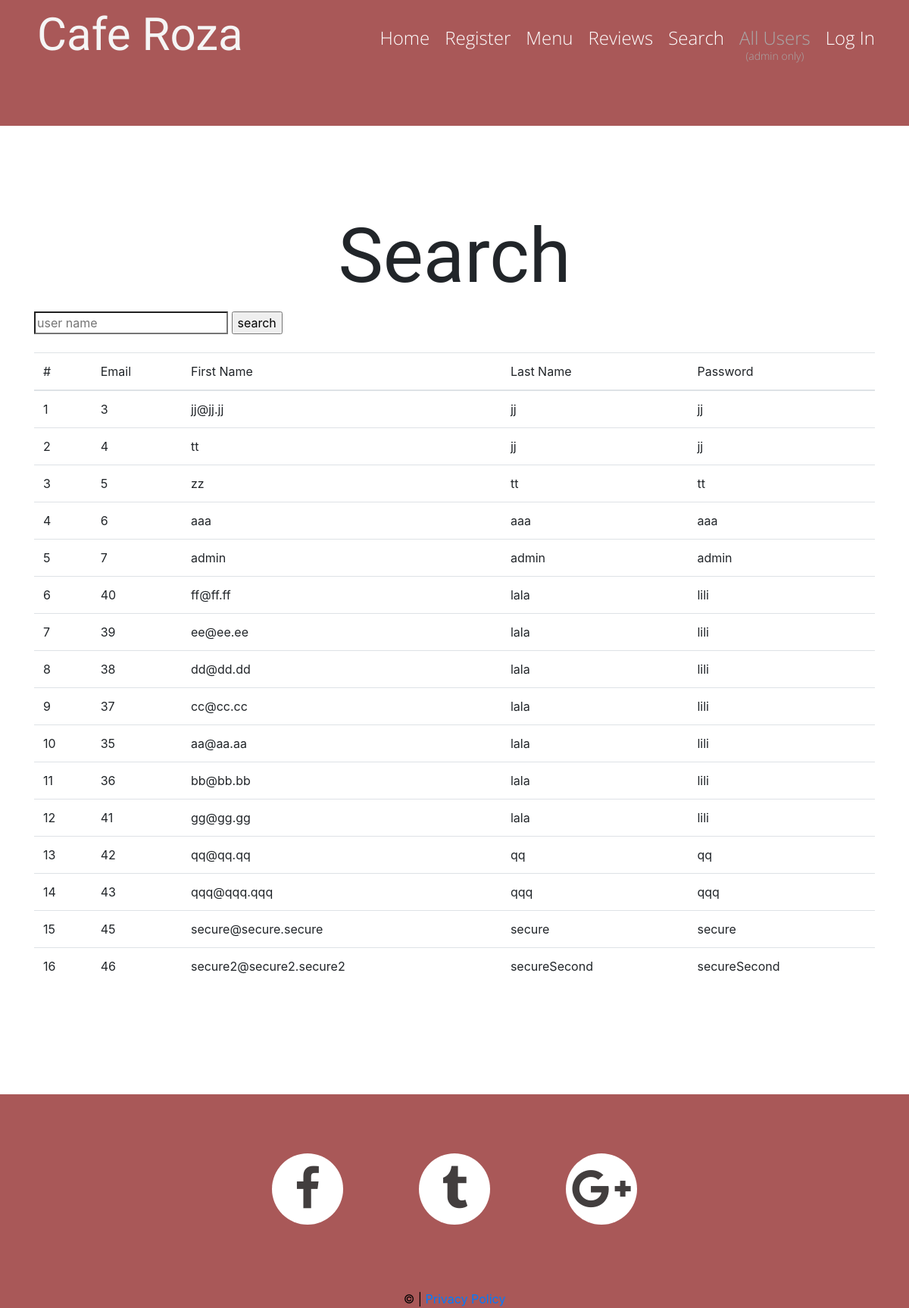
The app's page /temp_search.php with its own data.
### tables this page shows
CREATE TABLE IF NOT EXISTS `users` (
  `id` int(11) NOT NULL AUTO_INCREMENT,
  `email` varchar(255) NOT NULL,
  `firstName` varchar(40) NOT NULL,
  `lastName` varchar(40) NOT NULL,
  `password` varchar(255) NOT NULL,
  `created_at` datetime NOT NULL DEFAULT CURRENT_TIMESTAMP,
  PRIMARY KEY (`id`)
);

### config.php (called while the page is built, shortened)
<?php
if (isset($_COOKIE['rozacafe'])) {
    $session_arr = break_cookie($_COOKIE['rozacafe']);
}
else {
  $session_arr = array(
      'loggedin' => 'false',
      'id' => '0',
      'email' => '',
      'firstName' => ''
  );
}
?>

### temp_search.php (the view, shortened to what this page needs)
<?php
require_once "config.php";
?>
<!DOCTYPE html>
<html lang="en">
<head>
    <link rel="stylesheet" href="css/grid.css">
    <link rel="stylesheet" href="css/style.css">
    <link rel="stylesheet" href="css/contact-form.css">
    <link rel="stylesheet" href="admin/bootstrap.min.css">
</head>
<body>
<div class="page">
    <header>
        <?php include "menu.inc"; ?>
    </header>
    <main>
        <section class="well well__offset-3">
            <div class="container">
                <h2><em>Search</em></h2>
                <br>
                <form method="post" action="<?php echo htmlspecialchars($_SERVER["PHP_SELF"]); ?>">
                    <input id="username" type="search" placeholder="user name" name="username">
                    <input type="submit" value="search" name="submit">
                </form>
                <br>
                <div class="table-responsive">
                    <table class="table">
                        <thead>
                        <tr>
                            <th scope="col">#</th>
                            <th scope="col">Email</th>
                            <th scope="col">First Name</th>
                            <th scope="col">Last Name</th>
                            <th scope="col">Password</th>
                        </tr>
                        </thead>
                        <tbody>
                        <?php
                        require_once "config.php";
                        $i = 0;
                        $sql = "SELECT * FROM users";
                        if ($result = mysqli_query($link, $sql)) {
                            while ($row = mysqli_fetch_row($result)) {
                                echo "<tr><th scope='row'>" . ++$i . "</th>";
                                printf("<td>%s</td>", $row[0]);
                                printf("<td>%s</td>", $row[1]);
                                printf("<td>%s</td>", $row[2]);
                                printf("<td>%s</td>", $row[3]);
                                echo "</tr>";
                            }
                        }
                        ?>
                        </tbody>
                    </table>
                </div>
            </div>
        </section>
    </main>
    <footer>
        <div class="container">
            <ul class="socials">
                <li><a href="#" class="fa fa-facebook"></a></li>
                <li><a href="#" class="fa fa-tumblr"></a></li>
                <li><a href="#" class="fa fa-google-plus"></a></li>
            </ul>
            <div class="copyright">© <span id="copyright-year"></span> |
                <a href="#">Privacy Policy</a>
            </div>
        </div>
    </footer>
</div>
</body>
</html>

### menu.inc (shortened to what this page needs)
<?php
require_once "config.php";
?>
<div id="stuck_container" class="stuck_container">
    <div class="container">
        <div class="brand">
            <h1 class="brand_name">
                <a href="./" style="color: whitesmoke">Cafe Roza</a>
            </h1>
        </div>
        <nav class="nav">
            <ul class="sf-menu">
                <li>
                    <a href="index.php">Home</a>
                </li>
                <li>
                    <a href="register.php">Register</a>
                </li>
                <li>
                    <a href="index-3.php">Menu</a>
                </li>
                <li>
                    <a id="navReview" href="reviews.php">Reviews</a>
                </li>
                <li>
                    <a href="search.php">Search</a>
                </li>
                <li>
                    <a
                        <?php
                        if (isset($session_arr) && isset($session_arr["id"]) && $session_arr["id"] == 7 ) {
                            echo "href=\"admin/userstable.php\"";
                        } else echo " class=\"grey\" onclick=\"return nada()\"";
                        ?>
                    >
                        All Users<p style="colr: grey; font-size: 14px; text-align: center;"><em> (admin only)</em></p>
                    </a>
                </li>
                <?php
                if (isset($_COOKIE['rozacafe'])) {
                    if ($session_arr['firstName'] != "") {
                        echo "<li style='display: inline-flex;'>
                                <a href=\"logout.php\">Log out</a>
                                <p style='margin-top: 0px; margin-left: 20px; color: white; font-weight: 600;'>Hi, " . $session_arr['firstName'] . "</p>
                          </li>";
                    }
                } else {
                    echo "<li>
                                <a href=\"./login.php\">Log In</a>
                          </li>";
                }
                ?>
            </ul>
        </nav>
    </div>
</div>

### css/grid.css (style rules this page uses)
html, body, div, span, applet, object, iframe, h1, h2, h3, h4, h5, h6, p, blockquote, pre, a, abbr, acronym, address, big, cite, code, del, dfn, em, img, ins, kbd, q, s, samp, small, strike, strong, sub, sup, tt, var, b, u, i, center, dl, dt, dd, ol, ul, li, fieldset, form, label, legend, table, caption, tbody, tfoot, thead, tr, th, td, article, aside, canvas, details, embed, figure, figcaption, footer, header, hgroup, menu, nav, output, ruby, section, summary, time, mark, audio, video { margin: 0; padding: 0; border: 0; font-size: 100%; font: inherit; vertical-align: top; }
article, aside, details, figcaption, figure, footer, header, hgroup, menu, nav, section { display: block; }
body { line-height: 1; }
ol, ul { list-style: none; }
table { border-collapse: collapse; border-spacing: 0; }
.container, .container-fluid { margin-right: auto; margin-left: auto; -moz-box-sizing: border-box; -webkit-box-sizing: border-box; box-sizing: border-box; }
.container:before, .container-fluid:before, .row:before, .container:after, .container-fluid:after, .row:after { content: " "; display: table; }
.container:after, .container-fluid:after, .row:after { clear: both; }
.container, .container-fluid { width: 1170px; }

### css/style.css (style rules this page uses)
body { background: #a95858; color: #333; font-family: 'Open Sans', sans-serif; font-size: 14px; line-height: 20px; font-weight: 400px; -webkit-text-size-adjust: none; color: #5f5e4e; }
h2 { text-align: center; font-family: 'Open Sans', sans-serif; font-size: 62px; line-height: 82px; font-weight: 300; color: #823f3f; }
h2 em { display: block; font-family: 'Yesteryear', cursive; font-size: 100px; line-height: 82px; font-weight: 400; }
a { font: inherit; color: inherit; text-decoration: none; -moz-transition: 0.3s; -o-transition: 0.3s; -webkit-transition: 0.3s; transition: 0.3s; }
.fa { line-height: inherit; }
[class*='fa-']:before { font-weight: 400; font-family: 'FontAwesome'; }
.page { overflow: hidden; min-height: 500px; }
.sf-menu { display: inline-block; }
.sf-menu:before, .sf-menu:after { content: " "; display: table; }
.sf-menu:after { clear: both; }
.sf-menu > li { position: relative; float: left; }
.sf-menu > li + li { margin-left: 20px; }
.sf-menu a { display: block; }
.sf-menu { font-family: 'Open Sans', sans-serif; font-size: 24px; line-height: 24px; font-weight: 300; }
.sf-menu > li > a { color: #ffffff; }
header { background: #a95858; }
header .brand { float: left; }
header .nav { margin: 38px 0 48px 0; float: right; }
.brand { margin: 14px 0 0 0; float: left; }
.brand_name { padding: 0 0 6px 4px; display: inline-block; overflow: hidden; font-family: 'Yesteryear', cursive; font-size: 60px; line-height: 64px; color: #ffffff; }
main { display: block; background: #ffffff; }
.well { padding: 114px 0 0 0; }
.well__offset-3 { padding: 131px 0 129px 0; }
footer { padding: 78px 0 0 0; text-align: center; background: #a95858; }
footer .socials { display: inline-block; overflow: hidden; }
footer .socials li { float: left; }
footer .socials li + li { margin-left: 100px; }
footer .socials a { display: inline-block; width: 94px; height: 94px; line-height: 94px; text-align: center; background: #ffffff; color: #423e3e; border-radius: 50%; font-size: 60px; }
footer .copyright { color: #000000; }
* + footer .copyright { margin-top: 70px; }
.grey { color: darkgray !important; }

### records on screen
users: id "3", email "jj@jj.jj", firstName "jj", lastName "jj"
users: id "4", email "tt", firstName "jj", lastName "jj"
users: id "5", email "zz", firstName "tt", lastName "tt"
users: id "6", email "aaa", firstName "aaa", lastName "aaa"
users: id "7", email "admin", firstName "admin", lastName "admin"
users: id "40", email "ff@ff.ff", firstName "lala", lastName "lili"
users: id "39", email "ee@ee.ee", firstName "lala", lastName "lili"
users: id "38", email "dd@dd.dd", firstName "lala", lastName "lili"
users: id "37", email "cc@cc.cc", firstName "lala", lastName "lili"
users: id "35", email "aa@aa.aa", firstName "lala", lastName "lili"
users: id "36", email "bb@bb.bb", firstName "lala", lastName "lili"
users: id "41", email "gg@gg.gg", firstName "lala", lastName "lili"
users: id "42", email "qq@qq.qq", firstName "qq", lastName "qq"
users: id "43", email "qqq@qqq.qqq", firstName "qqq", lastName "qqq"
users: id "45", email "secure@secure.secure", firstName "secure", lastName "secure"
users: id "46", email "secure2@secure2.secure2", firstName "secureSecond", lastName "secureSecond"
